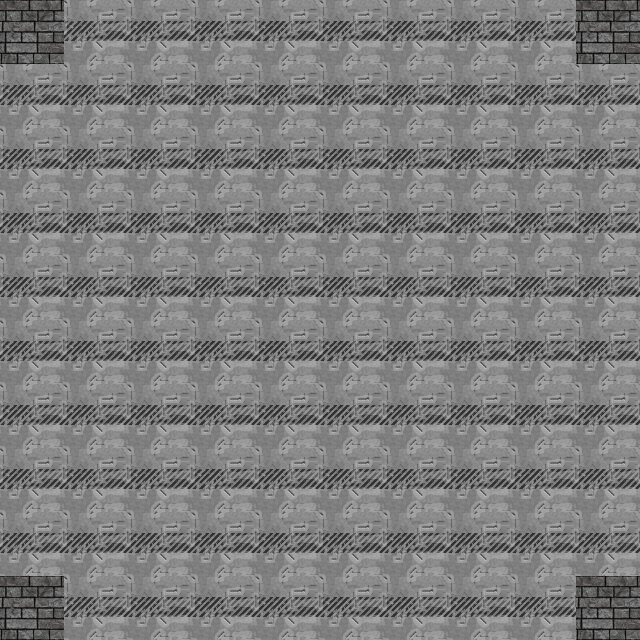

Rendered tile map (Tiled .tmx) drawn with the repository's tilesets; below, a short description and the map source with its tile grids summarised:
An orthogonal 10x10 tile map with 64x64 px tiles, 3 tile layers (Background, Dynamic_Obstacles, Walls).

<map version="1.0" orientation="orthogonal" renderorder="right-down" width="10" height="10" tilewidth="64" tileheight="64" nextobjectid="1">
 <tileset firstgid="1" name="64pxTileSet" tilewidth="64" tileheight="64">
  <image source="../64pxTileSet.png" width="1472" height="128" />
 </tileset>
 <layer name="Background" width="10" height="10">
  <data>[100 cells, 100 non-empty, 1 distinct tile ids]</data>
 </layer>
 <layer name="Dynamic_Obstacles" width="10" height="10">
  <data>[100 cells, 0 non-empty, 0 distinct tile ids]</data>
 </layer>
 <layer name="Walls" width="10" height="10">
  <data>[100 cells, 4 non-empty, 1 distinct tile ids]</data>
 </layer>
</map>
